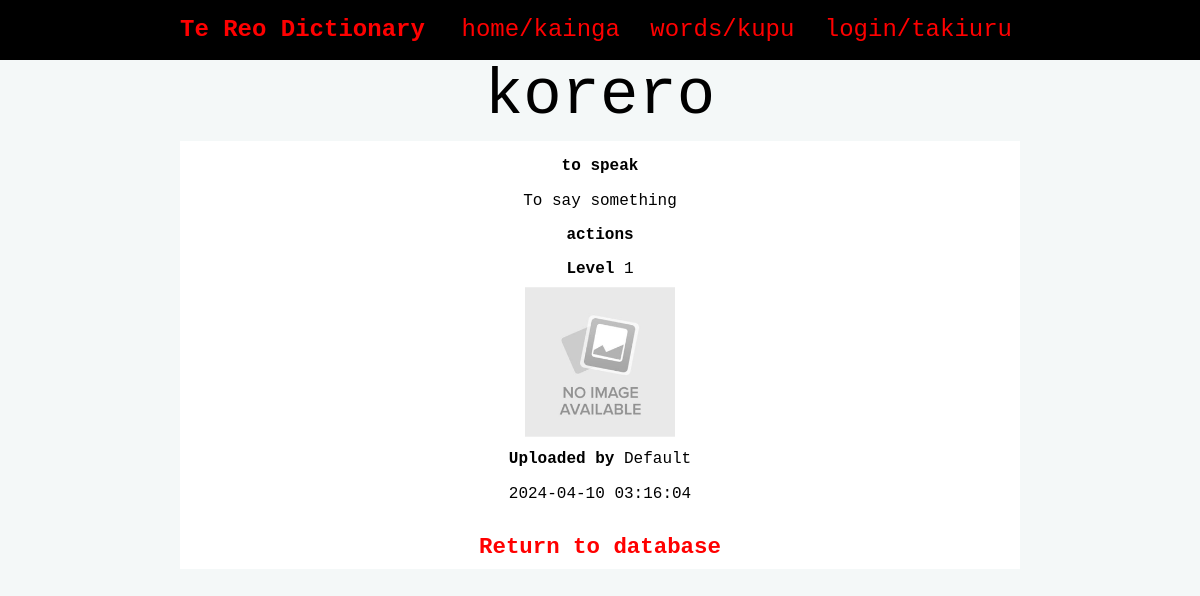
Screenshot of /entry/16 with the database file from the repository.
### tables this page shows
CREATE TABLE "entries"
(
    id          integer                            not null
        primary key autoincrement
        unique,
    maori       varchar(85)                        not null,
    english     varchar(40)                        not null,
    definition  varchar(300) default 'Pending',
    level       tinyint                            not null,
    image       varchar(44)  default 'noimage.png' not null,
    category_id integer                            not null
        constraint entries_category_id_fk
            references categories,
    user_id     integer      default 1
        constraint entries_user_id_fk
            references users,
    date        datetime     default current_timestamp
);

CREATE TABLE "categories"
(
    id      integer                            not null
        primary key autoincrement
        unique,
    name    varchar(20)                        not null
        unique,
    user_id integer  default 1
        constraint categories_user_id__fk
            references users,
    date    datetime default current_timestamp not null
);

CREATE TABLE "users"
(
    id       integer      not null
        primary key autoincrement
        unique,
    email    varchar(320) not null
        unique,
    password varchar(60)  not null,
    f_name   varchar(40)  not null,
    l_name   varchar(40)  not null,
    type     tinyint default 0
);

### app.py (the view)
@app.route('/entry/<entry_id>')
def render_entry(entry_id):  # renders the page for indepth information about an entry | input: id of the entry
    con = connect(DATABASE)
    cur = con.cursor()
    query = "SELECT entries.id, entries.maori, entries.english, entries.definition, entries.level, categories.name, entries.image, users.f_name, users.l_name, entries.date " \
            "FROM entries " \
            "INNER JOIN categories ON entries.category_id=categories.id " \
            "INNER JOIN users ON entries.user_id=users.id " \
            "WHERE entries.id=?"
    cur.execute(query, (entry_id,))
    entry_info = cur.fetchone()  # fetches information on the only entry which matches the entry id
    con.close()
    if not entry_info:  # if no entry with matching entry id
        return redirect("/no_results")  # output: redirect to no results
    return render_template('entry.html', entry=entry_info)  # output: renders entry.html passing on the entry info

### app.py (called while the page is built)
def connect(db_file):  # creates a connection with the database
    try:
        connection = sqlite3.connect(db_file)
        return connection
    except sqlite3.Error as e:
        print(e)
    return None

@app.context_processor
def logged_in_context_processor():  # makes the logged_in function callable in jinja
    return dict(logged_in=logged_in)

def logged_in():  # checks whether you are logged in
    if session.get("user_id"):  # if user_id exists in session tuple to determine whether you are logged in
        return True
    else:
        return False

@app.context_processor
def is_admin_context_processor():  # makes the is_admin function callable in jinja
    return dict(is_admin=is_admin)

def is_admin():  # checks whether you are an admin
    if logged_in() and session.get("type") == 1:  # checks if account type is teacher in session tuple
        return True
    else:
        return False

### templates/entry.html
{% extends "base.html" %}
{% block pageheading %}{{ entry[1] }}{% endblock %}
{% block main %}
    <div class="big-entry-box">
        <p class="entry-box-heading"><strong>{{ entry[2] }}</strong></p>
        <p class="entry-box-info">{{ entry[3] }}</p>
        <p class="entry-box-info"><strong>{{ entry[5] }}</strong></p>
        <p class="entry-box-info"><strong>Level </strong>{{ entry[4] }}</p>
        <img class="entry-box-image" src="/static/images/{{ entry[6] }}">
        <p class="entry-box-info"><strong>Uploaded by </strong>{{ entry[7] }} {{ entry[8] }}</p>
        <p class="entry-box-info">{{ entry[9] }}</p>
        <h4><a href="/database">Return to database</a></h4>
    </div>
{% endblock %}

### static/style.css (style rules this page uses)
:root { --red: #FF0000; --dark-red: #a00808; --white: #FFFFFF; --light-gray: #F4F8F8; --gray: #c8caca; --dark-gray: #959696; --black: #000000; }
* { font-family: 'Monaco', monospace; padding: 0; margin: 0; box-sizing: border-box; }
body { background-color: var(--light-gray); }
img { max-width: 100%; }
h4 { font-size: 1.4rem; text-align: center; margin: 1.5rem 0 0 0; }
a, a:visited { color: var(--red); text-decoration: none; }
.big-entry-box { text-align: center; width: 100%; background: var(--white); border: 0 solid var(--gray); color: var(--black); margin-top: 0.5rem; padding: 0.5rem; }
.entry-box-heading { padding: 0.5rem; }
.entry-box-image { height: 150px; overflow: hidden; }
.entry-box-info { padding: 0.5rem; max-width: 100%; word-wrap: break-word; }

### rows the page displays
entries: maori "korero", english "to speak", definition "To say something", level "1", image (placeholder picture), date "2024-04-10 03:16:04"
categories: name "actions"
users: f_name "Default"
